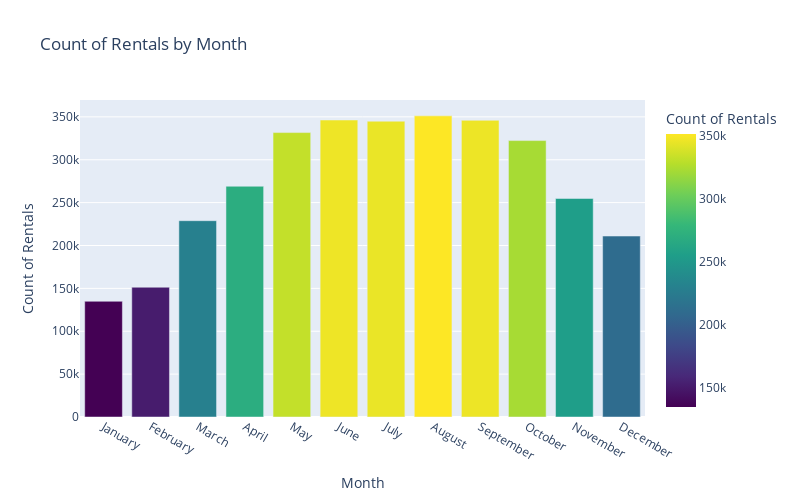

Notebook cell for this chart:
### Markdown cell above
**This bar chart follows a pretty straightforward logic, as the months get warmer, the total amount of bike users increases.**

Below is a similar chart but using plotly express for easier Streamlit inclusion.

### Code cell
# Group by 'mnth' (month) and sum the counts
month_counts = data.groupby('mnth')['cnt'].sum().reset_index()

fig1 = px.bar(month_counts, 
            x='mnth', 
            y='cnt', 
            labels={"mnth": 'Month', "cnt": 'Count of Rentals'},
            title='Count of Rentals by Month',
            barmode='group',
            color='cnt', 
            color_continuous_scale='viridis',  
            width=800, height=500
        )
fig1.update_layout(
        xaxis = dict(
            tickmode = 'array',
            tickvals = [1,2,3,4,5,6,7,8,9,10,11,12],
            ticktext = ["January","February","March","April","May","June","July","August","September","October","November","December"]
        ))

# Show the chart
fig1.show()

### Figure 1 — Plotly figure (JSON) as saved in the notebook; plotly's stock layout.template omitted (floating-point values rounded to 4 significant figures)
{"data": [{"alignmentgroup": "True", "hovertemplate": "Month=%{x}<br>Count of Rentals=%{marker.color}<extra></extra>", "legendgroup": "", "marker": {"color": [134933, 151352, 228920, 269094, 331686, 346342, 344948, 351194, 345991, 322352, 254831, 211036], "coloraxis": "coloraxis", "pattern": {"shape": ""}}, "name": "", "offsetgroup": "", "orientation": "v", "showlegend": false, "textposition": "auto", "type": "bar", "x": [1, 2, 3, 4, 5, 6, 7, 8, 9, 10, 11, 12], "xaxis": "x", "y": [134933, 151352, 228920, 269094, 331686, 346342, 344948, 351194, 345991, 322352, 254831, 211036], "yaxis": "y"}], "layout": {"barmode": "group", "coloraxis": {"colorbar": {"title": {"text": "Count of Rentals"}}, "colorscale": [[0, "#440154"], [0.1111, "#482878"], [0.2222, "#3e4989"], [0.3333, "#31688e"], [0.4444, "#26828e"], [0.5556, "#1f9e89"], [0.6667, "#35b779"], [0.7778, "#6ece58"], [0.8889, "#b5de2b"], [1, "#fde725"]]}, "height": 500, "legend": {"tracegroupgap": 0}, "title": {"text": "Count of Rentals by Month"}, "width": 800, "xaxis": {"anchor": "y", "domain": [0, 1], "tickmode": "array", "ticktext": ["January", "February", "March", "April", "May", "June", "July", "August", "September", "October", "November", "December"], "tickvals": [1, 2, 3, 4, 5, 6, 7, 8, 9, 10, 11, 12], "title": {"text": "Month"}}, "yaxis": {"anchor": "x", "domain": [0, 1], "title": {"text": "Count of Rentals"}}}}
